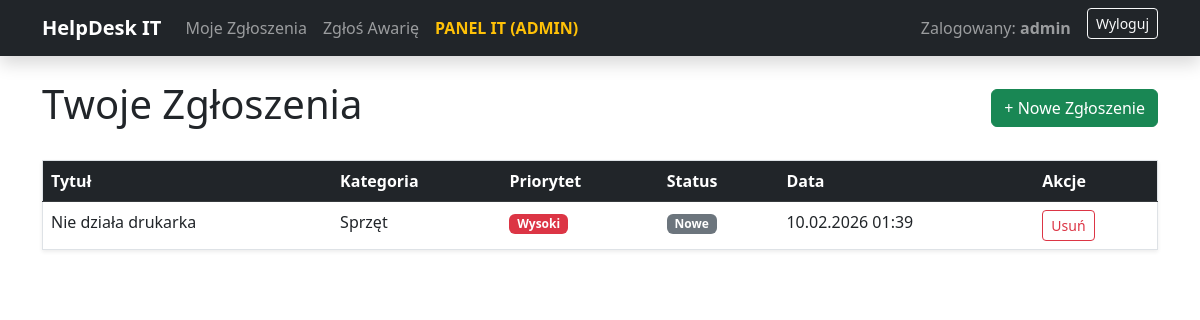
Before: / (signed in) with the older database file.
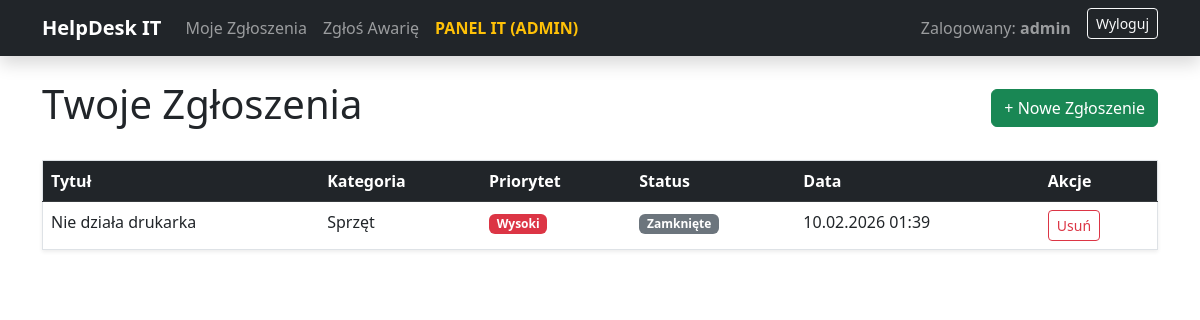
After: the same page with the newer database file.
### zgloszenia/models.py (models this page shows, shortened)
class Zgloszenie(models.Model):
    KATEGORIE = [
        ('sprzet', 'Sprzęt'),
        ('oprogramowanie', 'Oprogramowanie'),
        ('net', 'Internet'),
    ]
    PRIORYTETY = [
        ('niski', 'Niski'),
        ('wysoki', 'Wysoki'),
    ]
    STATUSY = [
        ('nowe', 'Nowe'),
        ('w_trakcie', 'W trakcie'),
        ('zamkniete', 'Zamknięte'),
    ]
    tytul = models.CharField(max_length=200, verbose_name='Tytuł awarii')
    opis = models.TextField(verbose_name='Opis awarii')
    kategoria = models.CharField(max_length=20, choices=KATEGORIE, default='sprzet')
    priorytet = models.CharField(max_length=20, choices=PRIORYTETY, default='niski')
    status = models.CharField(max_length=20, choices=STATUSY, default='nowe')
    data_utworzenia = models.DateTimeField(auto_now_add=True)
    autor = models.ForeignKey(User, on_delete=models.CASCADE)
    class Meta:
        verbose_name = 'Zgłoszenie'
        verbose_name_plural = 'Zgłoszenia'

### zgloszenia/views.py (the view)
# urls.py: path('', views.lista_zgloszen, name='lista_zgloszen'),
@login_required
def lista_zgloszen(request):
    zgloszenia = Zgloszenie.objects.filter(autor=request.user).order_by('-data_utworzenia')
    return render(request, 'zgloszenia/lista.html', {'zgloszenia': zgloszenia})

### zgloszenia/templates/zgloszenia/lista.html (shortened to what this page needs)
{% extends 'base.html' %}
{% block content %}
<div class="d-flex justify-content-between align-items-center mb-4">
    <h1>Twoje Zgłoszenia</h1>
    <a href="{% url 'nowe_zgloszenie' %}" class="btn btn-success">+ Nowe Zgłoszenie</a>
</div>
<table class="table table-hover shadow-sm border">
    <thead class="table-dark">
        <tr>
            <th>Tytuł</th>
            <th>Kategoria</th>
            <th>Priorytet</th>
            <th>Status</th>
            <th>Data</th>
            <th>Akcje</th> </tr>
    </thead>
    <tbody>
        {% for z in zgloszenia %}
        <tr>
            <td>{{ z.tytul }}</td>
            <td>{{ z.get_kategoria_display }}</td>
            <td>
                <span class="badge {% if z.priorytet == 'wysoki' %}bg-danger{% else %}bg-info{% endif %}">
                    {{ z.get_priorytet_display }}
                </span>
            </td>
            <td> <span class="badge bg-secondary">{{ z.get_status_display }}</span>
            </td>
            <td> {{ z.data_utworzenia|date:"d.m.Y H:i" }}
            </td>
            <td> <a href="{% url 'usun_zgloszenie' z.pk %}" class="btn btn-sm btn-outline-danger"
                   onclick="return confirm('Czy na pewno chcesz usunąć to zgłoszenie?')">
                   Usuń
                </a>
            </td>
        </tr>
        {% empty %}
        <tr>
            <td colspan="6" class="text-center text-muted p-4">Nie masz jeszcze żadnych zgłoszeń.</td>
        </tr>
        {% endfor %}
    </tbody>
</table>
{% endblock %}

Changed rows visible on the page:
changed Zgloszenie "Nie działa drukarka": status "Nowe" → "Zamknięte"
